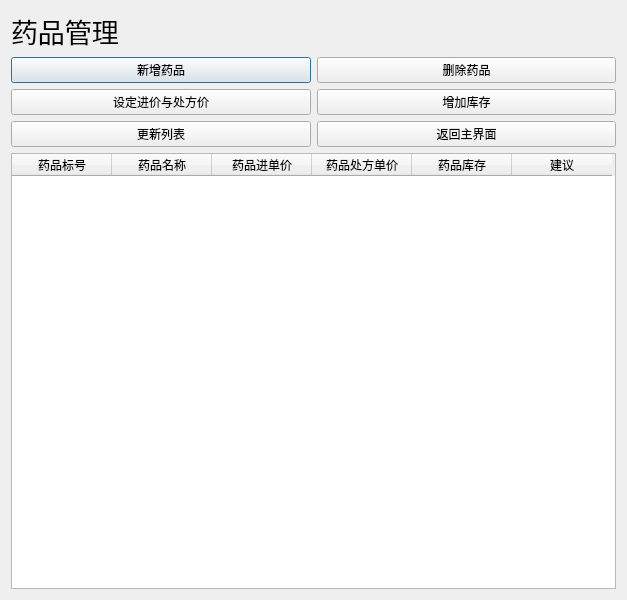
<?xml version="1.0" encoding="UTF-8"?>
<ui version="4.0">
 <class>Dialog</class>
 <widget class="QDialog" name="Dialog">
  <property name="geometry">
   <rect>
    <x>0</x>
    <y>0</y>
    <width>627</width>
    <height>600</height>
   </rect>
  </property>
  <property name="windowTitle">
   <string>药品管理</string>
  </property>
  <property name="styleSheet">
   <string notr="true">background-image:url(:/back.jpg)</string>
  </property>
  <layout class="QGridLayout" name="gridLayout">
   <item row="1" column="0" alignment="Qt::AlignLeft">
    <widget class="QLabel" name="label">
     <property name="font">
      <font>
       <family>微软雅黑</family>
       <pointsize>20</pointsize>
      </font>
     </property>
     <property name="text">
      <string>药品管理</string>
     </property>
    </widget>
   </item>
   <item row="5" column="0" colspan="2">
    <widget class="QTableWidget" name="tableWidget">
     <property name="editTriggers">
      <set>QAbstractItemView::NoEditTriggers</set>
     </property>
     <column>
      <property name="text">
       <string>药品标号</string>
      </property>
     </column>
     <column>
      <property name="text">
       <string>药品名称</string>
      </property>
     </column>
     <column>
      <property name="text">
       <string>药品进单价</string>
      </property>
     </column>
     <column>
      <property name="text">
       <string>药品处方单价</string>
      </property>
     </column>
     <column>
      <property name="text">
       <string>药品库存</string>
      </property>
     </column>
     <column>
      <property name="text">
       <string>建议</string>
      </property>
     </column>
    </widget>
   </item>
   <item row="2" column="0">
    <widget class="QPushButton" name="addButton">
     <property name="text">
      <string>新增药品</string>
     </property>
    </widget>
   </item>
   <item row="3" column="0">
    <widget class="QPushButton" name="setButton">
     <property name="text">
      <string>设定进价与处方价</string>
     </property>
    </widget>
   </item>
   <item row="2" column="1">
    <widget class="QPushButton" name="deleteButton">
     <property name="text">
      <string>删除药品</string>
     </property>
    </widget>
   </item>
   <item row="3" column="1">
    <widget class="QPushButton" name="increaseButton">
     <property name="text">
      <string>增加库存</string>
     </property>
    </widget>
   </item>
   <item row="4" column="0">
    <widget class="QPushButton" name="updateButton">
     <property name="text">
      <string>更新列表</string>
     </property>
    </widget>
   </item>
   <item row="4" column="1">
    <widget class="QPushButton" name="returnButton">
     <property name="text">
      <string>返回主界面</string>
     </property>
    </widget>
   </item>
  </layout>
 </widget>
 <resources>
  <include location="background_image.qrc"/>
 </resources>
 <connections/>
</ui>
